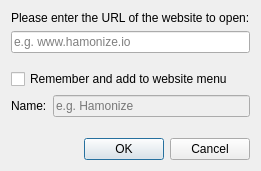
<?xml version="1.0" encoding="UTF-8"?>
<ui version="4.0">
 <author>Tobias Junghans</author>
 <class>OpenWebsiteDialog</class>
 <widget class="QDialog" name="OpenWebsiteDialog">
  <property name="windowTitle">
   <string>Open website</string>
  </property>
  <property name="windowIcon">
   <iconset resource="desktopservices.qrc">
    <normaloff>:/desktopservices/internet-web-browser.png</normaloff>:/desktopservices/internet-web-browser.png</iconset>
  </property>
  <layout class="QGridLayout" name="gridLayout">
   <item row="4" column="1">
    <widget class="QLineEdit" name="presetNameEdit">
     <property name="enabled">
      <bool>false</bool>
     </property>
     <property name="placeholderText">
      <string>e.g. Hamonize</string>
     </property>
    </widget>
   </item>
   <item row="3" column="0" colspan="2">
    <widget class="QCheckBox" name="rememberCheckBox">
     <property name="text">
      <string>Remember and add to website menu</string>
     </property>
    </widget>
   </item>
   <item row="2" column="0" colspan="2">
    <spacer name="verticalSpacer">
     <property name="orientation">
      <enum>Qt::Vertical</enum>
     </property>
     <property name="sizeHint" stdset="0">
      <size>
       <width>20</width>
       <height>10</height>
      </size>
     </property>
    </spacer>
   </item>
   <item row="6" column="0" colspan="2">
    <widget class="QDialogButtonBox" name="buttonBox">
     <property name="standardButtons">
      <set>QDialogButtonBox::Cancel|QDialogButtonBox::Ok</set>
     </property>
    </widget>
   </item>
   <item row="1" column="0" colspan="2">
    <widget class="QLineEdit" name="websiteLineEdit">
     <property name="placeholderText">
      <string>e.g. www.hamonize.io</string>
     </property>
    </widget>
   </item>
   <item row="0" column="0" colspan="2">
    <widget class="QLabel" name="label_3">
     <property name="text">
      <string>Please enter the URL of the website to open:</string>
     </property>
    </widget>
   </item>
   <item row="4" column="0">
    <widget class="QLabel" name="label">
     <property name="text">
      <string>Name:</string>
     </property>
    </widget>
   </item>
   <item row="5" column="0" colspan="2">
    <spacer name="verticalSpacer_2">
     <property name="orientation">
      <enum>Qt::Vertical</enum>
     </property>
     <property name="sizeHint" stdset="0">
      <size>
       <width>20</width>
       <height>15</height>
      </size>
     </property>
    </spacer>
   </item>
  </layout>
 </widget>
 <tabstops>
  <tabstop>websiteLineEdit</tabstop>
  <tabstop>rememberCheckBox</tabstop>
  <tabstop>presetNameEdit</tabstop>
 </tabstops>
 <resources>
  <include location="desktopservices.qrc"/>
 </resources>
 <connections>
  <connection>
   <sender>buttonBox</sender>
   <signal>accepted()</signal>
   <receiver>OpenWebsiteDialog</receiver>
   <slot>accept()</slot>
   <hints>
    <hint type="sourcelabel">
     <x>199</x>
     <y>384</y>
    </hint>
    <hint type="destinationlabel">
     <x>199</x>
     <y>206</y>
    </hint>
   </hints>
  </connection>
  <connection>
   <sender>buttonBox</sender>
   <signal>rejected()</signal>
   <receiver>OpenWebsiteDialog</receiver>
   <slot>reject()</slot>
   <hints>
    <hint type="sourcelabel">
     <x>199</x>
     <y>384</y>
    </hint>
    <hint type="destinationlabel">
     <x>199</x>
     <y>206</y>
    </hint>
   </hints>
  </connection>
  <connection>
   <sender>rememberCheckBox</sender>
   <signal>toggled(bool)</signal>
   <receiver>presetNameEdit</receiver>
   <slot>setEnabled(bool)</slot>
   <hints>
    <hint type="sourcelabel">
     <x>225</x>
     <y>273</y>
    </hint>
    <hint type="destinationlabel">
     <x>225</x>
     <y>315</y>
    </hint>
   </hints>
  </connection>
 </connections>
</ui>
